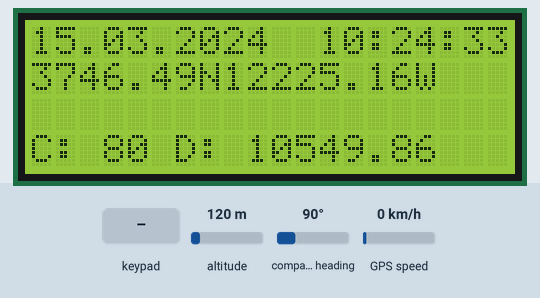
A program run on a simulated Raspberry Pi Pico running MicroPython. Parts: 20×4 character LCD. The inputs (shaded band) are chosen by the test bench; at power-on: altitude 120 m, compass heading 90°, GPS speed 0 km/h. The GPS gets a fix after 3 s at 37.7749, -122.4194 with 8 satellites; what the program prints to the serial console is not drawn.

Above: at 4.2 s.
4.3 s: key '*' pressed
At 6.0 s:
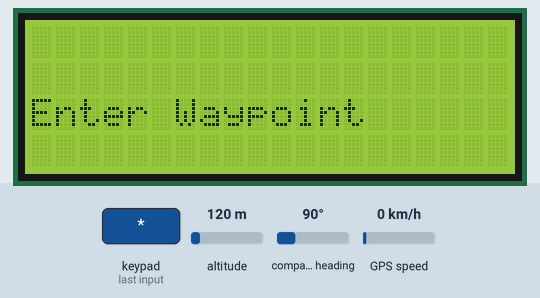
6.5 s: keypad keys 1 2 # pressed 1.5 s apart
At 7.7 s:
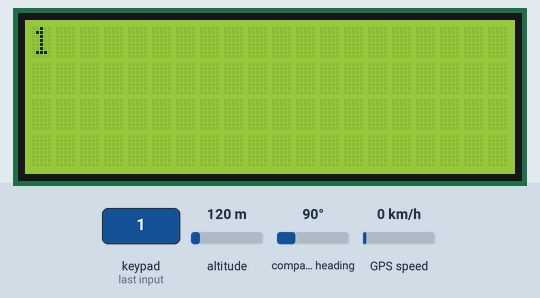
12.5 s: key 'A' pressed
At 13.2 s:
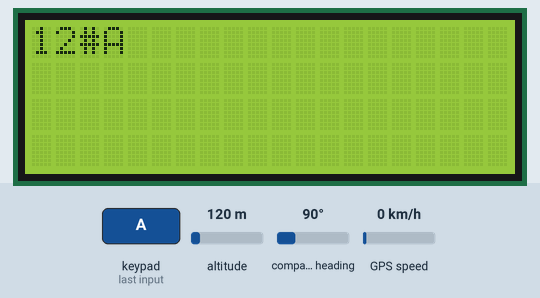
14.3 s: keypad keys 1 2 * pressed 1.5 s apart
At 18.1 s:
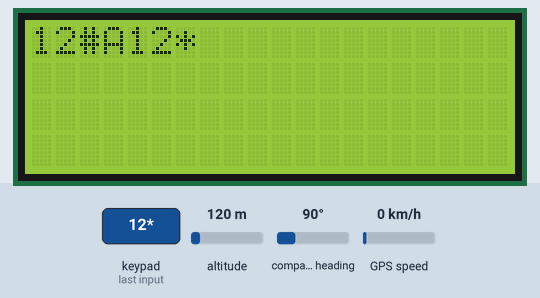
20.3 s: key 'B' pressed
At 21.4 s:
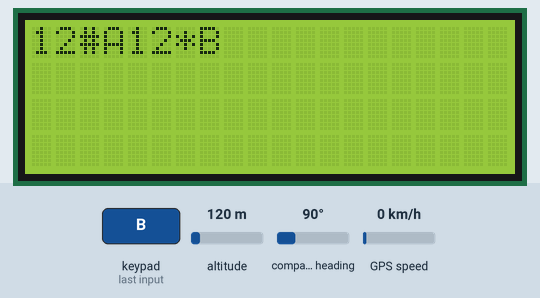
22.1 s: keypad keys 1 2 A pressed 1.5 s apart
At 26.5 s:
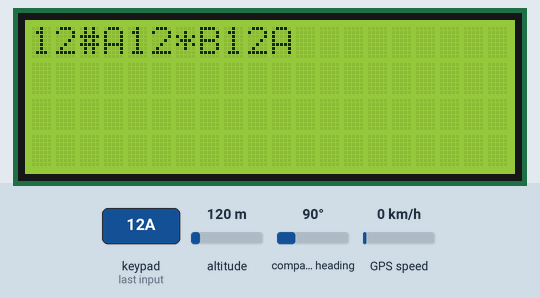
Timing chart, 0 to 28.0 s (numbered marks = the images above; inputs shaded):
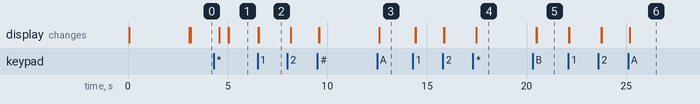

The program:

8GPS_LCD2004_WP_TC_Dist.py
```python
# Raspberry Pi Pico and GPS ublox NEO-6M or NEO-7M
# receive data via UART1 (Tx=GP4, RX=GP5)
# based on Module micropyGPS by Michael Calvin McCoy
# download and save in sub-directory /lib
# https://github.com/inmcm/micropyGPS/blob/master/micropyGPS.py
# LCD line 1: date and time from GPS
# LCD line 2: present position
# LCD line 3: waypoint
# LCD line 4: true course and distance to waypoint

from machine import UART, I2C, Pin
from time import sleep, sleep_ms, ticks_ms
from keypad import Keypad
from micropyGPS import MicropyGPS
from machine_i2c_lcd import I2cLcd
from math import cos, radians, degrees, atan2, sqrt

# Instantiate the micropyGPS object
gps = MicropyGPS()

# Instantiate the UART object
gps_serial = UART(1, baudrate=9600, tx=Pin(4), rx=Pin(5))

# Interim Waypoint  Elbphilharmonie, change to your favorite position
latDDWP = 53
latMMmmmmWP = 32.5001
latNSWP = "N"
lonDDWP = 9
lonMMmmmmWP = 59.0001
lonEWWP = "E"

# Instantiate LCD2004 with I2C-Adapter
# The PCF8574 has a jumper selectable address: 0x20 - 0x27
DEFAULT_I2C_ADDR = 0x27
# On the RPi Pico, I2C0 shows up on GP0 (sda) and GP1 (scl)
i2c = I2C(0, sda=0, scl=1, freq=400000)
lcd = I2cLcd(i2c, DEFAULT_I2C_ADDR, 4, 20)
lcd.putstr("Press * to enter waypoint")
sleep(3)
lcd.clear()

# Define GPIO pins for rows
row_pins = [Pin(6),Pin(7),Pin(8),Pin(9)]

# Define GPIO pins for columns
column_pins = [Pin(10),Pin(11),Pin(12),Pin(13)]

# Define keypad layout
keys = [
    ['1', '2', '3', 'A'],
    ['4', '5', '6', 'B'],
    ['7', '8', '9', 'C'],
    ['*', '0', '#', 'D']]

keypad = Keypad(row_pins, column_pins, keys)

def keyInput():
    key_pressed = 0
    keyList = []
    for n in range(20):
        keyList.append("1")
    keyString = ""
    i = 0

    while i<20:
        key_pressed = keypad.read_keypad()
        if key_pressed:
            print("Key pressed:", key_pressed)
            keyList[i] = key_pressed
            if keyList[i] == 'D':
                i = i - 1
            else:
                i +=1
            print("keyList:", keyList[0:i])
            lcd.move_to(0, 0)
            lcd.clear()
            lcd.putstr(keyList[0:i])
        sleep(0.2)  # debounce and delay
    sleep(0.5)	# little delay for stability
    return keyList

# self-defined function for better presentation of the time String
def timeString(timeUTC):
    hour = timeUTC[0]
    if (hour<10):
        hour = "0"+str(hour)
    else:
        hour = str(hour)
    minute = timeUTC[1]
    if (minute<10):
        minute = "0"+str(minute)
    else:
        minute = str(minute)
    second = int(timeUTC[2])
    if (second<10):
        second = "0"+str(second)
    else:
        second = str(second)
    return hour + ":" + minute + ":" + second

# self-defined function for better presentation of the date
def dateString(dateShort):
    dateList = dateShort.split("/")
    day = dateList[1]
    month = dateList[0]
    year = dateList[2]
    return day + "." + month + ".20" + year

# self-defined function for better presentation of the latitude
def latString(latitude):
    global latDD, latMMmmmm, latNS, latPrint, latLCD
    latList = latitude.split("°")
    latDD = latList[0]
    latList2 = latList[1].split("'")
    latMMmmmm = latList2[0][:-1]	# delete last digit
    latNS = latList2[1]		# north or south (
    latPrint = latDD.strip()+"°"+ latMMmmmm.strip()+"'"+ latNS.strip()
    latLCD = latDD.strip()+latMMmmmm.strip()+latNS.strip()
    return

# self-defined function for better presentation of the longitude
def lonString(longitude):
    global lonDD, lonMMmmmm, lonEW, lonPrint, lonLCD
    lonList = longitude.split("°")
    lonDD = lonList[0]
#     if int(lonDD) < 100:
#         lonDDD = "0"+lonDD
    if int(lonDD) < 10:
        lonDD = "0"+lonDD
    lonList2 = lonList[1].split("'")
    lonMMmmmm = lonList2[0][:-1]	# delete last digit
    lonEW = lonList2[1].strip()
    lonPrint = lonDD.strip()+"°"+ lonMMmmmm.strip()+"'"+ lonEW.strip()
    lonLCD = lonDD.strip() + lonMMmmmm.strip() + lonEW
    return

# self-defined function for input of waypoint coordinates
def enterWP():
    global latDDWP, latMMmmmmWP, lonDDWP, lonMMmmmmWP, lonEWWP
    print("Enter Waypoint")
    lcd.clear()
    lcd.move_to(0, 2)
    lcd.putstr("Enter Waypoint")
    sleep(0.5)
    keyList = keyInput()
    print(keyList)
    latDDWP = int(keyList[0]+keyList[1])
    latMMWP = int(keyList[2]+keyList[3])
    latmmmmWP = float(keyList[5]+keyList[6]+keyList[7]+keyList[8])/(10000)
    latMMmmmmWP = latMMWP + latmmmmWP
    lonDDWP = int(keyList[10]+keyList[11])
    lonMMWP = int(keyList[12]+keyList[13])
    lonmmmmWP = float(keyList[15]+keyList[16]+keyList[17]+keyList[18])/(10000)
    lonMMmmmmWP = lonMMWP + lonmmmmWP
    if keyList[19] == 'B':
        lonEWWP = "E"
    elif keyList[19] == 'C':
        lonEWWP = "W"
    print(latDDWP,"°",latMMmmmmWP,"'N",lonDDWP,"°",lonMMmmmmWP,"'",lonEWWP)
    lcd.clear()
    lcd.move_to(0, 2)
    lcd.putstr(str(latDDWP)+str(latMMmmmmWP)+"N"+str(lonDDWP)+str(lonMMmmmmWP)+lonEWWP)
    if lonEWWP == "W":
        lonDDWP = -lonDDWP
        lonMMmmmmWP = -lonMMmmmmWP

# self-defined function for calculation of true course and distance to waypoint
def pos2WP():
    global latDD, latMMmmmm, lonDD, lonMMmmmm, lonEW, latDDWP, latMMmmmmWP, lonDDWP, lonMMmmmmWP, lonEWWP, tCourse, distance
    if lonEW == "E":
        intlonDD = int(lonDD)
        floatlonMMmmmm = float(lonMMmmmm)
    elif lonEW == "W":
        intlonDD = - int(lonDD)
        floatlonMMmmmm = - float(lonMMmmmm)
    deltaPhi = 60*(latDDWP - int(latDD)) + (latMMmmmmWP - float(latMMmmmm));
    deltaY = deltaPhi * 1.852;
    deltaLambda = 60*(lonDDWP - intlonDD) + (lonMMmmmmWP - floatlonMMmmmm);
    deltaX = deltaLambda * 1.852 * cos(radians((latDDWP+int(latDD))/2));
    if (abs(deltaY)<0.5):
        if (deltaX < 0.1 and deltaX > -0.1):
            tCourse = 1359
            distance = 0
        elif (deltaX > 0):
            tCourse = 90;
            distance = deltaX
        elif (deltaX < 0):
            tCourse = 270
            distance = - deltaX

    elif (deltaY>0):
        if (deltaX < 0.1 and deltaX > -0.1):
            tCourse = 360;
            distance = deltaY
        elif (deltaX > 0):
            tCourse = (90 - degrees(atan2(deltaY,deltaX)))
            distance = sqrt((deltaX*deltaX) + (deltaY*deltaY))
        elif (deltaX < 0):
            tCourse = (90 - degrees(atan2(deltaY,deltaX)))
            distance = sqrt((deltaX*deltaX) + (deltaY*deltaY))

    elif (deltaY<0):
        if (deltaX < 0.1 and deltaX > -0.1):
            tCourse = 180;
            distance = -deltaY
        elif (deltaX > 0):
            tCourse = 90 - degrees(atan2(deltaY,deltaX))
            distance = sqrt((deltaX*deltaX) + (deltaY*deltaY))
        elif (deltaX < 0):
            tCourse = 90 - degrees(atan2(deltaY,deltaX))
            distance = sqrt((deltaX*deltaX) + (deltaY*deltaY))

    if (tCourse < 0):
        tCourse = tCourse+360
    if (tCourse > 360):
        tCourse = tCourse-360
    print("tCourse = ",int(tCourse))
    print("Distanz ", distance)
    print()  # blank line

while True:
    try:
        while gps_serial.any():
            data = gps_serial.read()
            for byte in data:
                stat = gps.update(chr(byte))
                if stat is not None:
                    # Print parsed GPS data
                    timeUTC = gps.timestamp
                    print('UTC:  ' + timeString(timeUTC))
                    dateShort = gps.date_string('short')
                    print('Date:', dateString(dateShort))
                    latitude = gps.latitude_string()
                    latString(latitude)
                    print('Latitude: ', latPrint)
                    longitude = gps.longitude_string()
                    lonString(longitude)
                    print('Longitude:', lonPrint)
                    print('Altitude:', gps.altitude)
                    print('Satellites in use:', gps.satellites_in_use)
    #                print('Satellites used:', gps.satellites_used)
    #                print('Horizontal Dilution of Precision:', gps.hdop)
                    print("Waypoint: ",latDDWP,"°",latMMmmmmWP,"'N",lonDDWP,"°",lonMMmmmmWP,"'",lonEWWP)
                    lcd.move_to(0, 0)
                    lcd.putstr(dateString(dateShort) + "  "+ timeString(timeUTC))
                    lcd.move_to(0, 1)
                    lcd.putstr(latLCD+lonLCD)
    #                lcd.move_to(0, 2)
    #                lcd.putstr(str(latDDWP)+str(latMMmmmmWP)+"N"+str(lonDDWP)+str(lonMMmmmmWP)+lonEWWP)
                    pos2WP()
                    lcd.move_to(0, 3)
                    tCourse
                    lcd.putstr("C: "+str(int(tCourse)) + " D: " + str(round(distance,3)))

            key_pressed = keypad.read_keypad()
            if key_pressed == '*':
                enterWP()
            sleep(1)

    except:
        sleep(5)
        pass
```

Measured:
- after the input at 4.3 s, the display: first differs from a run without the input after 0.72 s (image 1 shows a later state)
- after the input at 6.5 s, the display: first changes after 0.05 s (image 2 shows a later state)
- after the input at 12.5 s, the display: first changes after 0.10 s (image 3 shows a later state)
- after the input at 14.3 s, the display: first changes after 0.12 s (image 4 shows a later state)
- after the input at 20.3 s, the display: first changes after 0.19 s (image 5 shows a later state)
- after the input at 22.1 s, the display: first changes at once (image 6 shows a later state)
